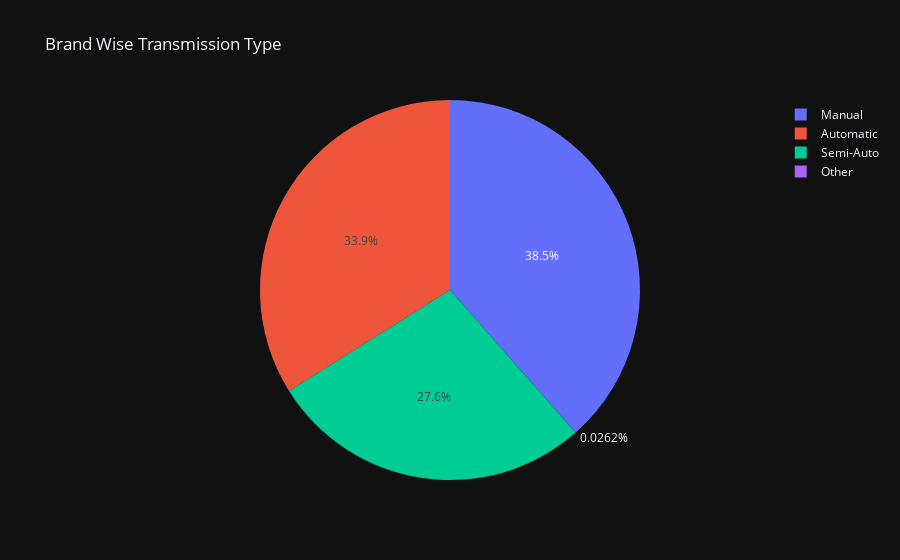

Here is the notebook cell this chart was saved with:
### Code cell
# transmissionType = transmissionType[transmissionType['brand'] == 'audi']

fig6=px.pie(
    data_frame = transmissionType,
    values='count',
    names='transmission',
    title='Brand Wise Transmission Type',
    template='plotly_dark',

)
fig6.update_layout(
    hoverlabel=dict(
        bgcolor='black',
        font_size=16,
        font_family="Rockwell"
    )
)

### Figure 1 — Plotly figure (JSON) as saved in the notebook; plotly's stock layout.template omitted (floating-point values rounded to 4 significant figures)
{"data": [{"domain": {"x": [0, 1], "y": [0, 1]}, "hovertemplate": "transmission=%{label}<br>count=%{value}<extra></extra>", "labels": ["Automatic", "Manual", "Semi-Auto", "Automatic", "Manual", "Semi-Auto", "Automatic", "Manual", "Semi-Auto", "Automatic", "Manual", "Semi-Auto", "Automatic", "Manual", "Other", "Semi-Auto", "Automatic", "Manual", "Other", "Semi-Auto", "Automatic", "Manual", "Semi-Auto", "Automatic", "Manual", "Semi-Auto", "Automatic", "Manual", "Semi-Auto"], "legendgroup": "", "name": "", "showlegend": true, "type": "pie", "values": [277, 11, 235, 369, 47, 562, 186, 862, 148, 194, 474, 149, 730, 106, 1, 382, 74, 387, 1, 176, 362, 280, 75, 38, 343, 4, 358, 427, 374]}], "layout": {"hoverlabel": {"bgcolor": "black", "font": {"family": "Rockwell", "size": 16}}, "legend": {"tracegroupgap": 0}, "title": {"text": "Brand Wise Transmission Type"}}}
